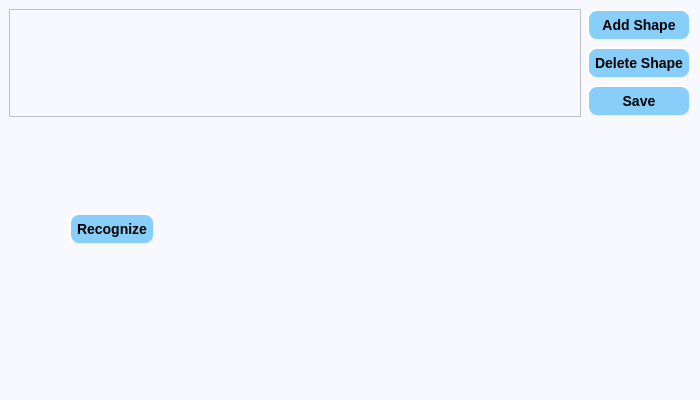
<?xml version="1.0" encoding="UTF-8"?>
<ui version="4.0">
 <class>MainWindow</class>
 <widget class="QMainWindow" name="MainWindow">
  <property name="geometry">
   <rect>
    <x>0</x>
    <y>0</y>
    <width>700</width>
    <height>400</height>
   </rect>
  </property>
  <property name="windowTitle">
   <string>MainWindow</string>
  </property>
  <property name="styleSheet">
   <string notr="true">QWidget{
	background-color: #F8F8FF;
}

QCheckBox {
	border: none;
    spacing: 0px;
}
QCheckBox::indicator:unchecked {
    image: url(images/unpressed.png);
}
QCheckBox::indicator:checked {
    image: url(images/pressed.png);
}

QPushButton{
    background-color: #87CEFA;
    border-style: outset;
    border-width: 2px;
    border-radius: 10px;
    border-color: beige;
    font: bold 14px;
    min-width: 5em;
    padding: 6px;
}
QPushButton:pressed {
    background-color: #4682B4;
    border-style: inset;
}</string>
  </property>
  <widget class="QWidget" name="centralwidget">
   <layout class="QVBoxLayout" name="verticalLayout_2">
    <item>
     <spacer name="verticalSpacer_7">
      <property name="orientation">
       <enum>Qt::Vertical</enum>
      </property>
      <property name="sizeType">
       <enum>QSizePolicy::Fixed</enum>
      </property>
      <property name="sizeHint" stdset="0">
       <size>
        <width>20</width>
        <height>0</height>
       </size>
      </property>
     </spacer>
    </item>
    <item>
     <layout class="QVBoxLayout" name="layout">
      <item>
       <layout class="QHBoxLayout" name="horizontalLayout_2">
        <item>
         <widget class="QScrollArea" name="scrollArea">
          <property name="widgetResizable">
           <bool>true</bool>
          </property>
          <widget class="QWidget" name="scrollAreaWidgetContents_2">
           <property name="geometry">
            <rect>
             <x>0</x>
             <y>0</y>
             <width>557</width>
             <height>113</height>
            </rect>
           </property>
          </widget>
         </widget>
        </item>
        <item>
         <layout class="QVBoxLayout" name="verticalLayout">
          <item>
           <widget class="QPushButton" name="add_shape">
            <property name="text">
             <string>Add Shape</string>
            </property>
           </widget>
          </item>
          <item>
           <widget class="QPushButton" name="delete_shape">
            <property name="text">
             <string>Delete Shape</string>
            </property>
           </widget>
          </item>
          <item>
           <widget class="QPushButton" name="save">
            <property name="styleSheet">
             <string notr="true"/>
            </property>
            <property name="text">
             <string>Save</string>
            </property>
           </widget>
          </item>
         </layout>
        </item>
       </layout>
      </item>
      <item>
       <spacer name="verticalSpacer_6">
        <property name="orientation">
         <enum>Qt::Vertical</enum>
        </property>
        <property name="sizeType">
         <enum>QSizePolicy::Minimum</enum>
        </property>
        <property name="sizeHint" stdset="0">
         <size>
          <width>20</width>
          <height>50</height>
         </size>
        </property>
       </spacer>
      </item>
      <item>
       <layout class="QHBoxLayout" name="horizontalLayout">
        <item>
         <spacer name="horizontalSpacer_13">
          <property name="orientation">
           <enum>Qt::Horizontal</enum>
          </property>
          <property name="sizeType">
           <enum>QSizePolicy::Fixed</enum>
          </property>
          <property name="sizeHint" stdset="0">
           <size>
            <width>0</width>
            <height>20</height>
           </size>
          </property>
         </spacer>
        </item>
        <item>
         <layout class="QVBoxLayout" name="incorrect_share"/>
        </item>
        <item>
         <spacer name="horizontalSpacer_5">
          <property name="orientation">
           <enum>Qt::Horizontal</enum>
          </property>
          <property name="sizeType">
           <enum>QSizePolicy::Fixed</enum>
          </property>
          <property name="sizeHint" stdset="0">
           <size>
            <width>60</width>
            <height>20</height>
           </size>
          </property>
         </spacer>
        </item>
        <item>
         <layout class="QVBoxLayout" name="verticalLayout_5">
          <item>
           <spacer name="verticalSpacer_5">
            <property name="orientation">
             <enum>Qt::Vertical</enum>
            </property>
            <property name="sizeType">
             <enum>QSizePolicy::Preferred</enum>
            </property>
            <property name="sizeHint" stdset="0">
             <size>
              <width>20</width>
              <height>40</height>
             </size>
            </property>
           </spacer>
          </item>
          <item>
           <widget class="QPushButton" name="recognize">
            <property name="maximumSize">
             <size>
              <width>100</width>
              <height>16777215</height>
             </size>
            </property>
            <property name="text">
             <string>Recognize</string>
            </property>
           </widget>
          </item>
          <item>
           <spacer name="verticalSpacer_2">
            <property name="orientation">
             <enum>Qt::Vertical</enum>
            </property>
            <property name="sizeType">
             <enum>QSizePolicy::Preferred</enum>
            </property>
            <property name="sizeHint" stdset="0">
             <size>
              <width>20</width>
              <height>40</height>
             </size>
            </property>
           </spacer>
          </item>
         </layout>
        </item>
        <item>
         <spacer name="horizontalSpacer_7">
          <property name="orientation">
           <enum>Qt::Horizontal</enum>
          </property>
          <property name="sizeType">
           <enum>QSizePolicy::Fixed</enum>
          </property>
          <property name="sizeHint" stdset="0">
           <size>
            <width>60</width>
            <height>20</height>
           </size>
          </property>
         </spacer>
        </item>
        <item>
         <layout class="QVBoxLayout" name="correct_share"/>
        </item>
        <item>
         <spacer name="horizontalSpacer">
          <property name="orientation">
           <enum>Qt::Horizontal</enum>
          </property>
          <property name="sizeType">
           <enum>QSizePolicy::Fixed</enum>
          </property>
          <property name="sizeHint" stdset="0">
           <size>
            <width>40</width>
            <height>20</height>
           </size>
          </property>
         </spacer>
        </item>
        <item>
         <widget class="QLabel" name="status">
          <property name="text">
           <string/>
          </property>
         </widget>
        </item>
        <item>
         <spacer name="horizontalSpacer_12">
          <property name="orientation">
           <enum>Qt::Horizontal</enum>
          </property>
          <property name="sizeType">
           <enum>QSizePolicy::Expanding</enum>
          </property>
          <property name="sizeHint" stdset="0">
           <size>
            <width>100</width>
            <height>20</height>
           </size>
          </property>
         </spacer>
        </item>
       </layout>
      </item>
     </layout>
    </item>
    <item>
     <spacer name="verticalSpacer_8">
      <property name="orientation">
       <enum>Qt::Vertical</enum>
      </property>
      <property name="sizeType">
       <enum>QSizePolicy::Expanding</enum>
      </property>
      <property name="sizeHint" stdset="0">
       <size>
        <width>20</width>
        <height>0</height>
       </size>
      </property>
     </spacer>
    </item>
   </layout>
  </widget>
  <widget class="QMenuBar" name="menubar">
   <property name="geometry">
    <rect>
     <x>0</x>
     <y>0</y>
     <width>700</width>
     <height>26</height>
    </rect>
   </property>
  </widget>
  <widget class="QStatusBar" name="statusbar"/>
 </widget>
 <resources/>
 <connections/>
</ui>
